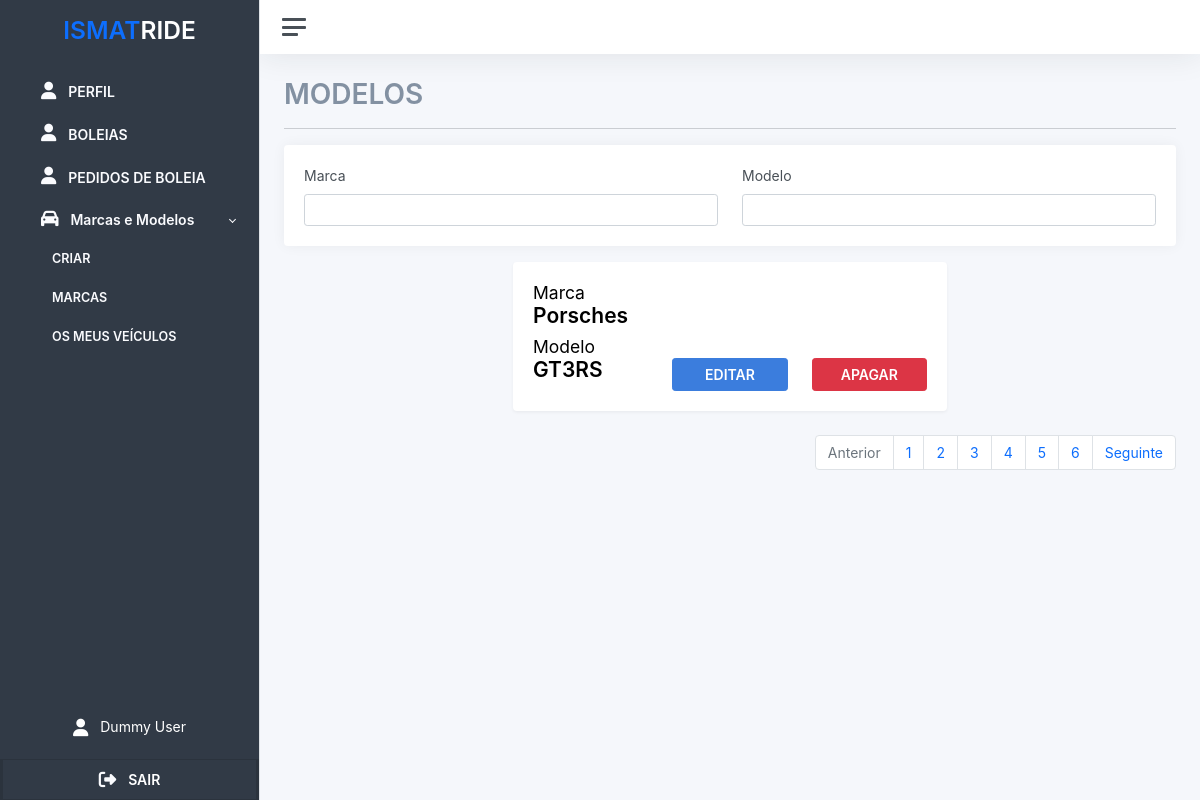
The page /models/get (signed in) on the database as committed earlier.
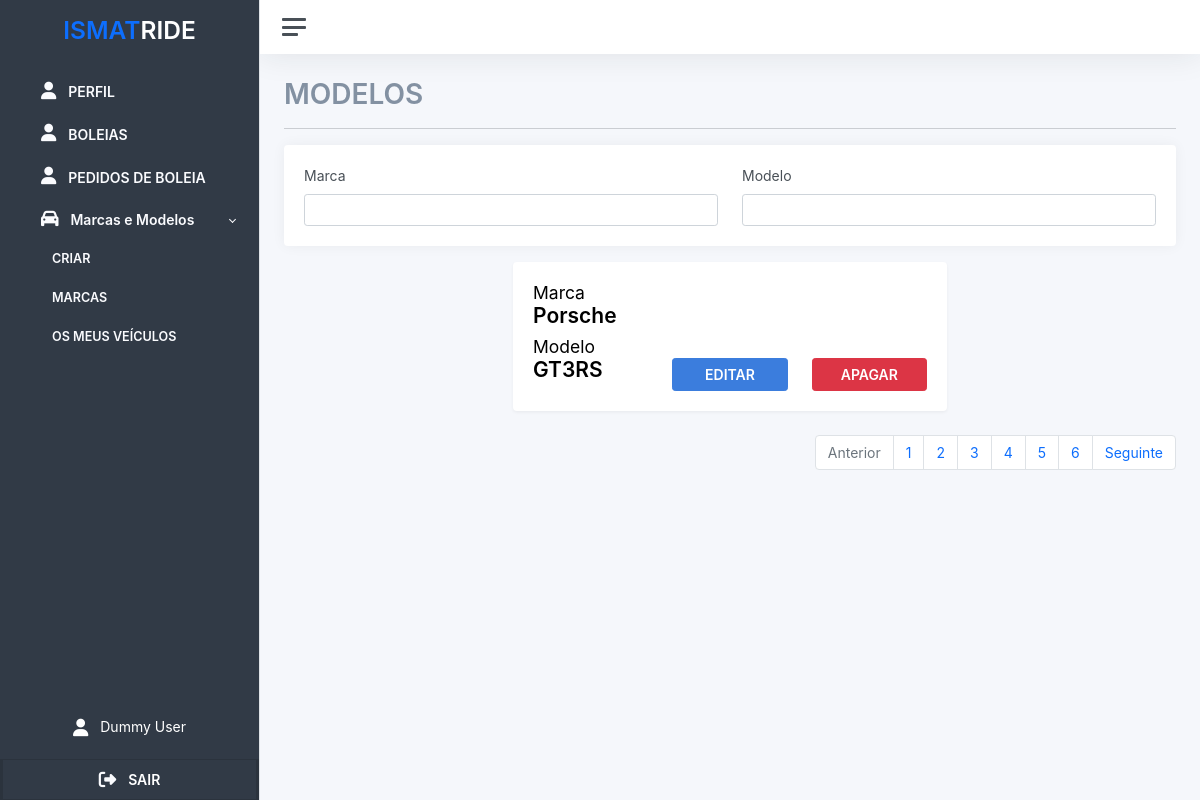
The same page on the database as committed later.
### src/users/users.py (models this page shows)
class Model(db.Model):
	__tablename__ = 'model'
	id = db.Column(db.Integer, primary_key=True)
	name = db.Column(db.String(100))
	brand_id = db.Column('brand_id', db.ForeignKey('brand.id'))
	brand = db.relationship('Brand', backref='brand')

class Brand(db.Model):
	__tablename__ = 'brand'
	id = db.Column(db.Integer, primary_key=True)
	name = db.Column(db.String(100))

### src/models/routes.py (the view)
@models_bp.route("get")
@login_required
def get():
    db_models = Model.query.all()
    return render_template("models/index.html", models = db_models)

### src/templates/models/index.html
{% extends 'base/base.html' %} {% block title %} Modelos {% endblock title %} {%
block container_title %} MODELOS {% endblock container_title %} {% block filters
%}
<div class="card mb-3">
  <div class="card-body">
    <div
      class="d-flex flex-row flex-wrap gap-4 justify-content-center justify-content-sm-start"
    >
      <div class="flex-fill">
        <label class="form-label secondary-secondary-text-color">Marca</label>
        <input type="text" class="form-control" />
      </div>
      <div class="flex-fill">
        <label class="form-label secondary-secondary-text-color">Modelo</label>
        <input type="text" class="form-control" />
      </div>
    </div>
  </div>
</div>
{% endblock filters %} {%block content %}
<div class="row justify-content-evenly">
  {% for item in models %}
  <div class="col-12 col-md-6 col-lg-6">
    <div class="card shadow">
      <div class="card-body">
        <div class="row h-100">
          <div class="col-12 col-sm-6 col-md-4">
            <div class="col-12 d-flex flex-column mb-2">
              <h4 class="mb-0">Marca</h4>
              <h3 class="fw-bold mb-0">{{item.brand.name}}</h3>
            </div>
            <div class="col-12 d-flex flex-column mb-2">
              <h4 class="mb-0">Modelo</h4>
              <h3 class="fw-bold mb-0">{{item.name}}</h3>
            </div>
          </div>
          <div class="col-12 col-sm-6 col-md-8">
            <div class="d-flex flex-column h-100 justify-content-end">
              <div class="row align-items-end">
                <div class="col-6 col-sm-6">
                  <button class="btn btn-primary w-100 fw-bold">EDITAR</button>
                </div>
                <div class="col-6 col-sm-6">
                  <button class="btn btn-danger w-100 fw-bold">APAGAR</button>
                </div>
              </div>
            </div>
          </div>
        </div>
      </div>
    </div>
  </div>
  {% endfor %}
</div>
{% endblock content %}

Rows that differ between the two databases and show on the page:
changed through a linked row, Model "GT3RS": brand.name "Porsches" → "Porsche"
